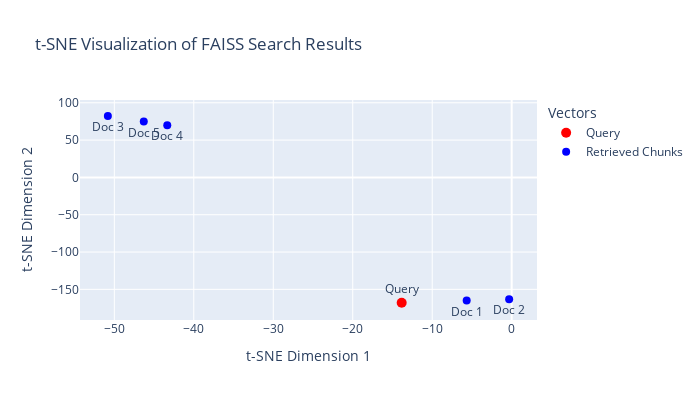

Source (notebook cell):
### Code cell
import numpy as np
from sklearn.manifold import TSNE
import plotly.graph_objects as go

# query = "What are the benefits of Sovereign Gold Bonds compared to physical gold?"

# Search for relevant chunks and get the documents
# retrieved_docs = vecstore.similarity_search(query, k=3)

# Get the text content of the retrieved documents
retrieved_texts = [doc.page_content for doc in retrieved_docs]
context = "\n\n".join([doc.page_content for doc in retrieved_docs])
print(retrieved_texts)
print(len(retrieved_texts))
# Get the embeddings for both the query and the retrieved documents
# This is the crucial step to fix the error.
query_embedding = embeddings.embed_query(query)
retrieved_embeddings = embeddings.embed_documents(retrieved_texts)

# Convert embeddings to numpy arrays if they are not already
query_embedding = np.array(query_embedding).reshape(1, -1)
retrieved_embeddings = np.array(retrieved_embeddings)

# Now, combine the query embedding with the document embeddings
all_embeddings = np.vstack([query_embedding, retrieved_embeddings])

# Perform dimensionality reduction using t-SNE
tsne = TSNE(n_components=2, perplexity=1, random_state=42, init='pca', learning_rate='auto')
reduced_vectors = tsne.fit_transform(all_embeddings)

# Separate the reduced vectors for plotting
query_vec_2d = reduced_vectors[0]
doc_vecs_2d = reduced_vectors[1:]

# Create a list of labels for the plot
labels = ["Query"] + [f"Doc {i+1}" for i in range(len(doc_vecs_2d))]

# Visualize the results using Plotly for an interactive plot
fig = go.Figure()

# Add a trace for the query
fig.add_trace(go.Scatter(
    x=[query_vec_2d[0]],
    y=[query_vec_2d[1]],
    mode='markers+text',
    name='Query',
    text=['Query'],
    marker=dict(size=10, color='red'),
    textposition="top center"
))

# Add a trace for the retrieved documents
fig.add_trace(go.Scatter(
    x=doc_vecs_2d[:, 0],
    y=doc_vecs_2d[:, 1],
    mode='markers+text',
    name='Retrieved Chunks',
    text=[f"Doc {i+1}" for i in range(len(doc_vecs_2d))],
    marker=dict(size=8, color='blue'),
    textposition="bottom center"
))

# Update layout for a better visual
fig.update_layout(
    title='t-SNE Visualization of FAISS Search Results',
    xaxis_title='t-SNE Dimension 1',
    yaxis_title='t-SNE Dimension 2',
    legend_title='Vectors',
    width=700,  # Set the canvas width to 600 pixels
    height=400  # Set the canvas height to 400 pixels   # Sets the y-axis tick step
)

fig.show()

# To get the scores, you can use similarity_search_with_score
# retrieved_docs_with_scores = vecstore.similarity_search_with_score(query, k=5)
# print(retrieved_docs_with_scores)

# for doc, score in retrieved_docs_with_scores:
#     cosine_sim = faiss_score_to_cosine(score)
#     print("Chunk:", doc.page_content[:80], "...")
#     print("FAISS L2 distance:", score)
#     print("Cosine similarity:", cosine_sim)
#     print()

### Figure 1 — Plotly figure (JSON) as saved in the notebook; plotly's stock layout.template omitted (floating-point values rounded to 4 significant figures)
{"data": [{"marker": {"color": "red", "size": 10}, "mode": "markers+text", "name": "Query", "text": ["Query"], "textposition": "top center", "type": "scatter", "x": [-13.84], "y": [-167.9]}, {"marker": {"color": "blue", "size": 8}, "mode": "markers+text", "name": "Retrieved Chunks", "text": ["Doc 1", "Doc 2", "Doc 3", "Doc 4", "Doc 5"], "textposition": "bottom center", "type": "scatter", "x": [-5.664, -0.3194, -50.81, -43.34, -46.29], "y": [-165.0, -163.2, 82.28, 70.04, 74.87]}], "layout": {"height": 400, "legend": {"title": {"text": "Vectors"}}, "title": {"text": "t-SNE Visualization of FAISS Search Results"}, "width": 700, "xaxis": {"title": {"text": "t-SNE Dimension 1"}}, "yaxis": {"title": {"text": "t-SNE Dimension 2"}}}}
